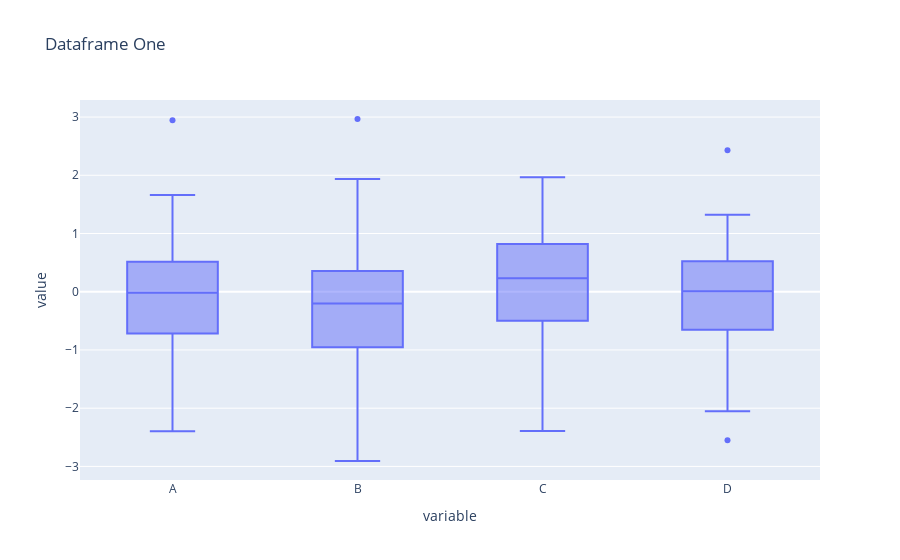

Source (notebook cell):
### Code cell
# Alternative method: px.box()
fig = px.box(df1, title="Dataframe One")
fig.show()

### Figure 1 — Plotly figure (JSON) as saved in the notebook; plotly's stock layout.template omitted (floating-point values rounded to 4 significant figures; data arrays with more than 128 entries replaced by an {"elided": "..."} marker saying what was removed)
{"data": [{"alignmentgroup": "True", "hovertemplate": "variable=%{x}<br>value=%{y}<extra></extra>", "legendgroup": "", "marker": {"color": "#636efa"}, "name": "", "notched": false, "offsetgroup": "", "orientation": "v", "showlegend": false, "type": "box", "x": {"elided": "400 str values"}, "x0": " ", "xaxis": "x", "y": {"elided": "400 float values"}, "y0": " ", "yaxis": "y"}], "layout": {"boxmode": "group", "legend": {"tracegroupgap": 0}, "title": {"text": "Dataframe One"}, "xaxis": {"anchor": "y", "domain": [0, 1], "title": {"text": "variable"}}, "yaxis": {"anchor": "x", "domain": [0, 1], "title": {"text": "value"}}}}
